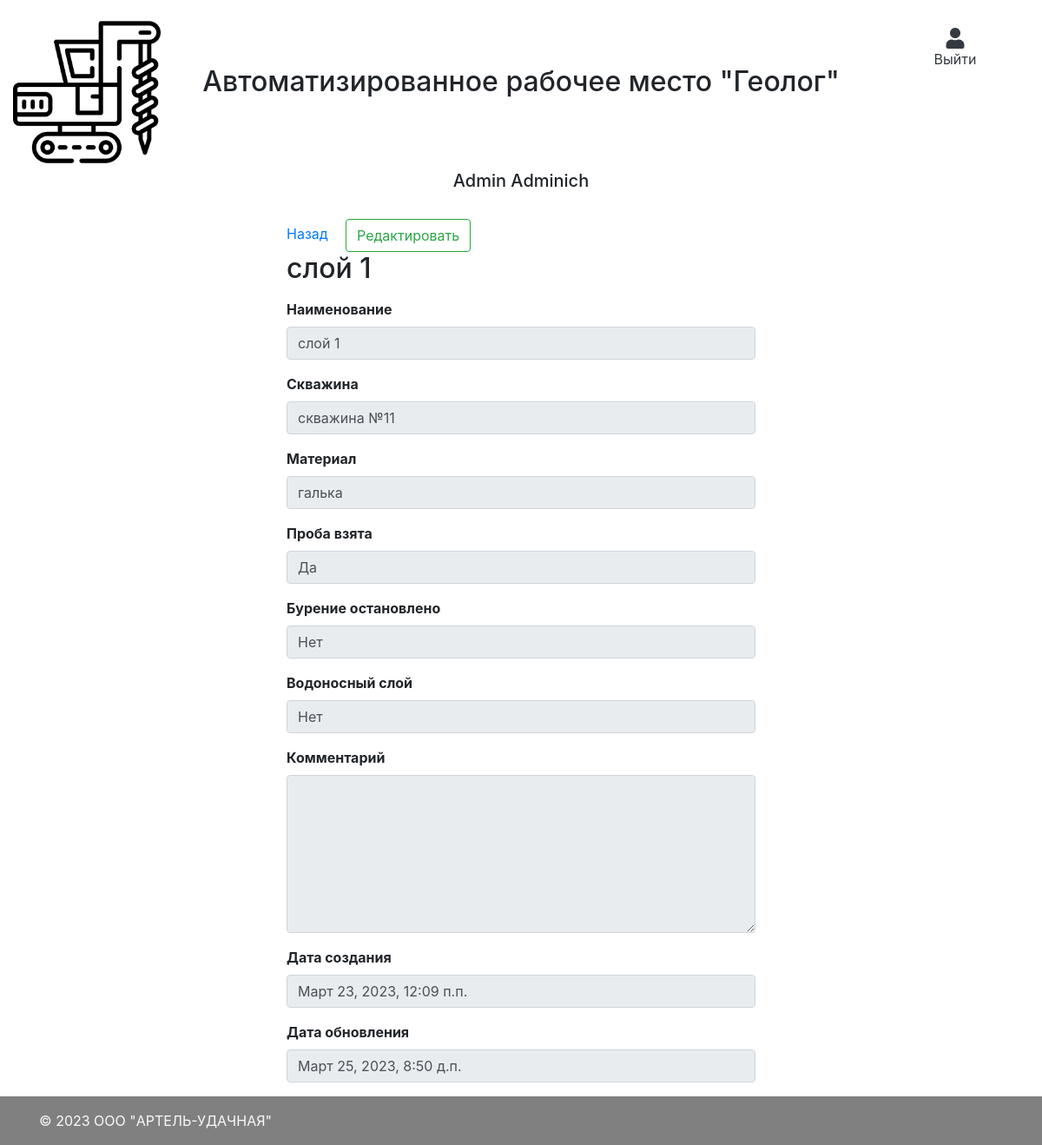
Page /layers/1?well=1 (signed in) on the committed database.
### main/models.py (models this page shows, shortened)
class CustomUser(AbstractBaseUser, PermissionsMixin):
    username = models.CharField("Логин пользователя", max_length=50, unique=True)
    first_name = models.CharField("Имя", max_length=50)
    last_name = models.CharField("Фамилия", max_length=50)
    patronymic = models.CharField("Отчество", max_length=50, default="нет")
    team = models.ForeignKey(Team, verbose_name="Номер бригады", on_delete=models.CASCADE, null=True)
    phone_number = models.CharField("Номер телефона", max_length=50, default="Не указано")
    email = models.EmailField(verbose_name="Email", max_length=255, unique=True, blank=True, null=True)
    role = models.ForeignKey(Role, on_delete=models.CASCADE, verbose_name="Должность")
    is_superuser = models.BooleanField(default=False)
    is_active = models.BooleanField(default=True)
    is_admin = models.BooleanField(default=False)
    objects = CustomUserManager()
    created_at = models.DateTimeField("Дата создания", auto_now_add=True)
    updated_at = models.DateTimeField("Дата обновления", auto_now=True)
    USERNAME_FIELD = 'username'
    REQUIRED_FIELDS = ['password']
    class Meta:
        verbose_name = "Пользователь"
        verbose_name_plural = "Пользователи"

class Layer(models.Model):
    name = models.CharField("Наименование", max_length=255)
    depth = models.FloatField("Глубина", max_length=255, null=True)
    description = models.TextField("Описание", null=True, blank=True)
    comment = models.TextField("Комментарий", null=True, blank=True)
    well = models.ForeignKey(Well, verbose_name="Скважина", on_delete=models.CASCADE)
    layer_material = models.ForeignKey(LayerMaterial, verbose_name="Материал слоя", on_delete=models.CASCADE)
    responsible = models.ForeignKey(CustomUser, verbose_name="Ответственный", on_delete=models.CASCADE, null=True)
    sample_obtained = models.BooleanField("Проба взята", default=False)
    drilling_stopped = models.BooleanField("Бурение остановлено", default=False)
    aquifer = models.BooleanField("Водоносный слой", default=False)
    created_at = models.DateTimeField("Дата создания", auto_now_add=True)
    updated_at = models.DateTimeField("Дата обновления", auto_now=True)
    class Meta:
        verbose_name = "Интервал"
        verbose_name_plural = "Интервалы"

class Well(models.Model):
    name = models.CharField("Наименование", max_length=255, unique=True)
    description = models.TextField("Описание", null=True, blank=True)
    comment = models.TextField("Комментарий", null=True, blank=True)
    x = models.FloatField("x", null=True, blank=True)
    y = models.FloatField("y", null=True, blank=True)
    z = models.FloatField("z", null=True, blank=True)
    line = models.ForeignKey(Line, verbose_name="Линия", on_delete=models.CASCADE, null=True)
    pillar_photo = models.ImageField("Фото штаги", upload_to='images/', null=True)
    created_at = models.DateTimeField("Дата создания", auto_now_add=True)
    updated_at = models.DateTimeField("Дата обновления", auto_now=True)
    class Meta:
        verbose_name = "Скважина"
        verbose_name_plural = "Скважины"
        unique_together = ('name', 'line',)

class LayerMaterial(models.Model):
    name = models.CharField("Наименование", max_length=255)
    material_category = models.ForeignKey(MaterialCategory, on_delete=models.CASCADE, verbose_name="Вид материала", null=True)
    short_name = models.CharField("Краткое наименование", max_length=255, null=True)
    color = models.CharField("Цвет", max_length=255, null=True)
    synonym = models.CharField("Синоним", max_length=255, null=True)
    image = models.ImageField("Изображение", upload_to='layer_materials_images/', null=True)
    created_at = models.DateTimeField("Дата создания", auto_now_add=True)
    updated_at = models.DateTimeField("Дата обновления", auto_now=True)
    class Meta:
        verbose_name = "Материал слоя (интервала)"
        verbose_name_plural = "Материалы слоев (интервалов)"

### main/views.py (the view)
# urls.py: path('layers/<int:pk>', views.LayerDetailView.as_view(), name='layers_detail'),
class LayerDetailView(LoginRequiredMixin, DetailView):
    template_name = "main/tasks/wells/layers/index.html"
    model = models.Layer
    def get_context_data(self, **kwargs):
        context = super().get_context_data(**kwargs)
        well_id = self.request.GET.get("well")
        context['back_url'] = f"/wells/{well_id}"
        context['well_id'] = well_id
        return context

### templates/main/tasks/wells/layers/index.html
{% extends "layout.html" %}
{% block content %}
    <div class="col-12">
        <div class="row justify-content-center">
            <div class="col-md-6">
                <div class="form-group">
                    <a href="{{ back_url }}">Назад</a>
                    <a href="/layers/edit/{{ object.id }}?well={{ well_id }}" class="ml-3 btn btn-outline-success">Редактировать</a>
                    <h2>{{ object.name }}</h2>
                </div>
                <div class="form-group">
                    <label for="name" class="font-weight-bold">Наименование</label>
                    <input type="text" class="form-control" readonly id="name" value="{{ object.name }}">
                </div>
                <div class="form-group">
                    <label for="name" class="font-weight-bold">Скважина</label>
                    <input type="text" class="form-control" readonly id="well" value="{{ object.well.name }}">
                </div>
                <div class="form-group">
                    <label for="name" class="font-weight-bold">Материал</label>
                    <input type="text" class="form-control" readonly id="material" value="{{ object.layer_material.name }}">
                </div>
                <div class="form-group">
                    <label for="sample_obtained" class="font-weight-bold">Проба взята</label>
                    <input type="text" class="form-control" readonly id="sample_obtained" value="{% if object.sample_obtained %}Да{% else %}Нет{% endif %}">
                </div>
                <div class="form-group">
                    <label for="drilling_stopped" class="font-weight-bold">Бурение остановлено</label>
                    <input type="text" class="form-control" readonly id="drilling_stopped" value="{% if object.drilling_stopped %}Да{% else %}Нет{% endif %}">
                </div>
                <div class="form-group">
                    <label for="aquifer" class="font-weight-bold">Водоносный слой</label>
                    <input type="text" class="form-control" readonly id="aquifer" value="{% if object.aquifer %}Да{% else %}Нет{% endif %}">
                </div>
                <div class="form-group">
                    <label for="comment" class="font-weight-bold">Комментарий</label>
                    <textarea type="text" class="form-control" readonly id="comment" rows="7">{{ object.comment }}</textarea>
                </div>
                <div class="form-group">
                    <label for="created_at" class="font-weight-bold">Дата создания</label>
                    <input type="text" class="form-control" readonly id="created_at" value="{{ object.created_at }}">
                </div>
                <div class="form-group">
                    <label for="updated_at" class="font-weight-bold">Дата обновления</label>
                    <input type="text" class="form-control" readonly id="updated_at" value="{{ object.updated_at }}">
                </div>
            </div>
        </div>
    </div>
{% endblock %}

### templates/layout.html (shortened to what this page needs)
<html lang="en">
    <head>
        <link rel="stylesheet" href="https://maxcdn.bootstrapcdn.com/bootstrap/4.0.0/css/bootstrap.min.css">
        <link rel="stylesheet" href="https://cdnjs.cloudflare.com/ajax/libs/font-awesome/5.15.4/css/all.min.css" />
        <link rel="stylesheet" href="/static/css/main.scss" />
    </head>
    <body class="d-flex flex-column min-vh-100">
      <div class="container-fluid navbar-light bg-navbar-main">
        <div class="row">
            <div class="col-12 col-lg-2 text-center mt-3">
              <a href="/"><img class="img-fluid navbar-brand" src="/static/images/navbar_brand.png"></a>
            </div>
            <div class="col-12 col-lg-8 justify-content-center d-flex align-items-center">
              <h2>Автоматизированное рабочее место "Геолог"</h2>
            </div>
            <div class="col-12 col-lg-2 text-center mt-3">
              <ul class="d-none d-lg-block navbar-nav mr-auto mt-2 ml-3 ml-md-0 mt-lg-0 justify-content-center">
                {% if request.user.is_authenticated %}
                  <li class="nav-item dropdown">
                    <a class="nav-link d-flex flex-column text-dark mt-2" href="/logout">
                      <i class="fa fa-user" aria-hidden="true" style="font-size: 24px;"></i> Выйти
                    </a>
                  </li>
                {% else %}
                  {% comment %} <li class="nav-item m-lg-0">
                    <i class="fa fa-user" aria-hidden="true" style="font-size: 24px;">Войти</i>
                  </li> {% endcomment %}
                {% endif %}
              </ul>
            </div>
            <div class="col-12 col-lg-12 justify-content-center d-flex align-items-center">
              <h5 class="text-center">
                {% if request.user.is_authenticated %}
                  {{ request.user.first_name }} {{ request.user.last_name }}
                {% else %}
                  {% comment %} <li class="nav-item m-lg-0">
                    <i class="fa fa-user" aria-hidden="true" style="font-size: 24px;">Войти</i>
                  </li> {% endcomment %}
                {% endif %}
              </h5>
            </div>
        </div>
      </div>
      <div class="container mt-4">
          <div class="row">
              {% block content %}{% endblock %}
          </div>
      </div>
      <footer class="mt-auto py-3" style="background-color: #808080">
        <div class="container">
          <span class="text-light">© 2023 OOO "АРТЕЛЬ-УДАЧНАЯ"</span>
        </div>
      </footer>
    </body>
</html>

### rows in the picture
CustomUser: user.first_name "Admin", user.last_name "Adminich"
Layer: name "слой 1", well.name "скважина №11", layer_material.name "галька", sample_obtained "Да", drilling_stopped "Нет", aquifer "Нет", created_at "Март 23, 2023, 12:09 п.п.", updated_at "Март 25, 2023, 8:50 д.п."
